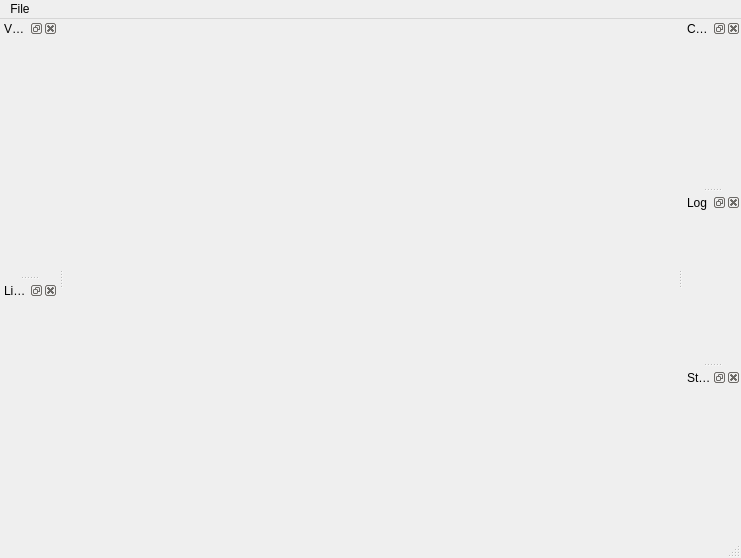
<?xml version="1.0" encoding="UTF-8"?>
<ui version="4.0">
 <class>MainWindow</class>
 <widget class="QMainWindow" name="MainWindow">
  <property name="geometry">
   <rect>
    <x>0</x>
    <y>0</y>
    <width>741</width>
    <height>558</height>
   </rect>
  </property>
  <property name="windowTitle">
   <string>Exposure Render</string>
  </property>
  <widget class="QWidget" name="centralwidget">
   <layout class="QHBoxLayout" name="horizontalLayout"/>
  </widget>
  <widget class="QMenuBar" name="menubar">
   <property name="geometry">
    <rect>
     <x>0</x>
     <y>0</y>
     <width>741</width>
     <height>21</height>
    </rect>
   </property>
   <widget class="QMenu" name="menuFile">
    <property name="title">
     <string>File</string>
    </property>
   </widget>
   <addaction name="menuFile"/>
  </widget>
  <widget class="QStatusBar" name="statusbar"/>
  <widget class="QDockWidget" name="VolumePropertyDockWidget">
   <property name="windowTitle">
    <string>Volume property</string>
   </property>
   <attribute name="dockWidgetArea">
    <number>1</number>
   </attribute>
   <widget class="QWidget" name="dockWidgetContents"/>
  </widget>
  <widget class="QDockWidget" name="CameraDockWidget">
   <property name="windowTitle">
    <string>Camera</string>
   </property>
   <attribute name="dockWidgetArea">
    <number>2</number>
   </attribute>
   <widget class="QWidget" name="dockWidgetContents_2"/>
  </widget>
  <widget class="QDockWidget" name="LightsDockWidget">
   <property name="windowTitle">
    <string>Lights</string>
   </property>
   <attribute name="dockWidgetArea">
    <number>1</number>
   </attribute>
   <widget class="QWidget" name="dockWidgetContents_3"/>
  </widget>
  <widget class="QDockWidget" name="LogDockWidget">
   <property name="windowTitle">
    <string>Log</string>
   </property>
   <attribute name="dockWidgetArea">
    <number>2</number>
   </attribute>
   <widget class="QWidget" name="dockWidgetContents_4"/>
  </widget>
  <widget class="QDockWidget" name="StatisticsDockWidget">
   <property name="windowTitle">
    <string>Statistics</string>
   </property>
   <attribute name="dockWidgetArea">
    <number>2</number>
   </attribute>
   <widget class="QWidget" name="dockWidgetContents_5"/>
  </widget>
 </widget>
 <resources/>
 <connections/>
</ui>
